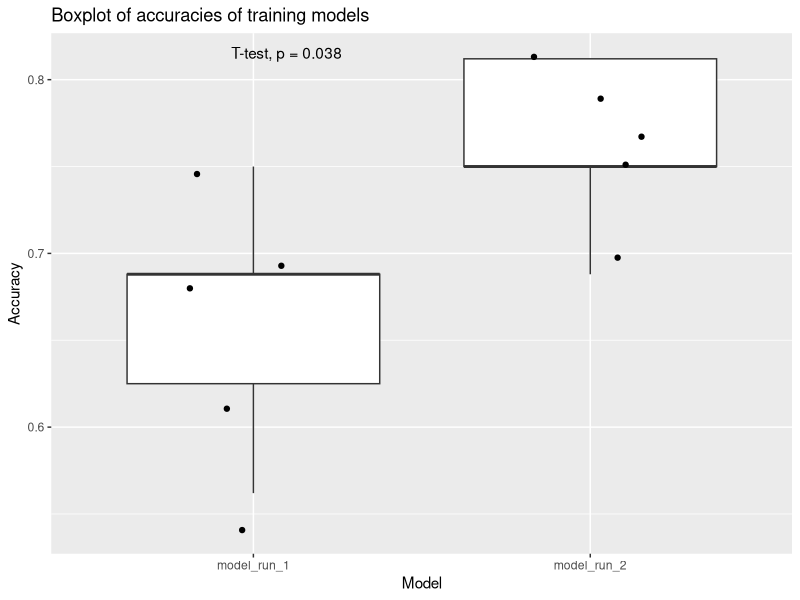

Source code (R):
## ---- chunk 1
knitr::opts_chunk$set(echo = TRUE)
## ---- chunk 2
library("tidyverse")
library("ggplot2")

library("ggpubr")
## ---- chunk 3
data <- read_csv("data/model_run_1_2_accuracies_copy.csv")
shapiro.test(data$model_run_1)
shapiro.test(data$model_run_2)

m_run1 <- mean(data$model_run_1)
sd_run1 <- sd(data$model_run_1)
m_run1
sd_run1
m_run2 <- mean(data$model_run_2)
sd_run2 <- sd(data$model_run_2)
m_run2
sd_run2
## ---- chunk 4

data2 <- read_csv("data/model_run_1_2_accuracies.csv")

p <- ggplot(data2, aes(Model, Accuracy)) + 
  geom_boxplot() + 
  geom_jitter(position = position_jitter(0.2)) +
  ggtitle("Boxplot of accuracies of training models")

p + stat_compare_means(method="t.test")



         
